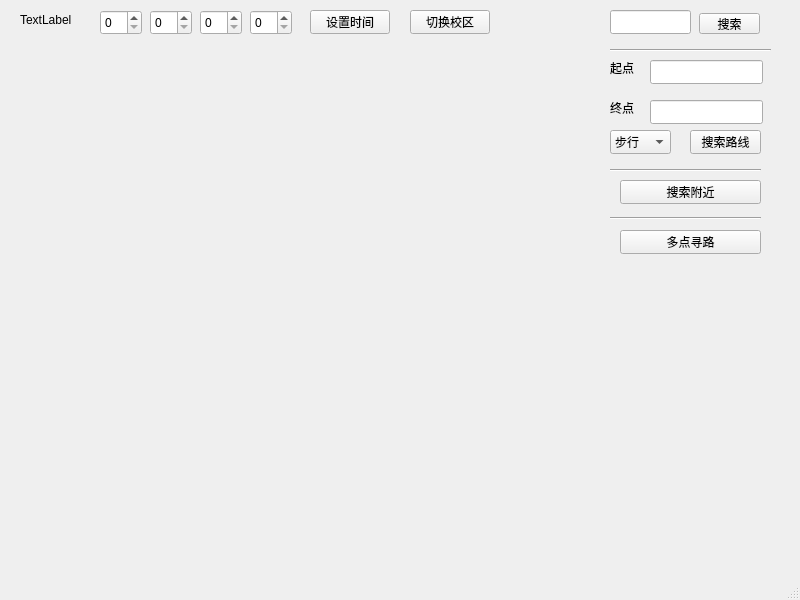
<?xml version="1.0" encoding="UTF-8"?>
<ui version="4.0">
 <class>MainWindow</class>
 <widget class="QMainWindow" name="MainWindow">
  <property name="geometry">
   <rect>
    <x>0</x>
    <y>0</y>
    <width>800</width>
    <height>600</height>
   </rect>
  </property>
  <property name="windowTitle">
   <string>MainWindow</string>
  </property>
  <widget class="QWidget" name="centralwidget">
   <widget class="QPushButton" name="pbt_switch">
    <property name="geometry">
     <rect>
      <x>410</x>
      <y>10</y>
      <width>80</width>
      <height>24</height>
     </rect>
    </property>
    <property name="text">
     <string>切换校区</string>
    </property>
   </widget>
   <widget class="QPushButton" name="pbt_search">
    <property name="geometry">
     <rect>
      <x>699</x>
      <y>13</y>
      <width>61</width>
      <height>21</height>
     </rect>
    </property>
    <property name="text">
     <string>搜索</string>
    </property>
   </widget>
   <widget class="QPushButton" name="pbt_searchnear">
    <property name="geometry">
     <rect>
      <x>620</x>
      <y>180</y>
      <width>141</width>
      <height>24</height>
     </rect>
    </property>
    <property name="text">
     <string>搜索附近</string>
    </property>
   </widget>
   <widget class="QPushButton" name="pbt_antfind">
    <property name="geometry">
     <rect>
      <x>620</x>
      <y>230</y>
      <width>141</width>
      <height>24</height>
     </rect>
    </property>
    <property name="text">
     <string>多点寻路</string>
    </property>
   </widget>
   <widget class="QLineEdit" name="le_search">
    <property name="geometry">
     <rect>
      <x>610</x>
      <y>10</y>
      <width>81</width>
      <height>24</height>
     </rect>
    </property>
   </widget>
   <widget class="QLineEdit" name="le_fp_begin">
    <property name="geometry">
     <rect>
      <x>650</x>
      <y>60</y>
      <width>113</width>
      <height>24</height>
     </rect>
    </property>
   </widget>
   <widget class="QLineEdit" name="le_fp_end">
    <property name="geometry">
     <rect>
      <x>650</x>
      <y>100</y>
      <width>113</width>
      <height>24</height>
     </rect>
    </property>
   </widget>
   <widget class="QLabel" name="lb_time">
    <property name="geometry">
     <rect>
      <x>20</x>
      <y>10</y>
      <width>60</width>
      <height>20</height>
     </rect>
    </property>
    <property name="text">
     <string>TextLabel</string>
    </property>
   </widget>
   <widget class="QSpinBox" name="sb_hour">
    <property name="geometry">
     <rect>
      <x>100</x>
      <y>10</y>
      <width>42</width>
      <height>25</height>
     </rect>
    </property>
    <property name="maximum">
     <number>23</number>
    </property>
   </widget>
   <widget class="QSpinBox" name="sb_min">
    <property name="geometry">
     <rect>
      <x>150</x>
      <y>10</y>
      <width>42</width>
      <height>25</height>
     </rect>
    </property>
    <property name="maximum">
     <number>59</number>
    </property>
   </widget>
   <widget class="QSpinBox" name="sb_sec">
    <property name="geometry">
     <rect>
      <x>200</x>
      <y>10</y>
      <width>42</width>
      <height>25</height>
     </rect>
    </property>
    <property name="maximum">
     <number>59</number>
    </property>
   </widget>
   <widget class="QSpinBox" name="sb_wday">
    <property name="geometry">
     <rect>
      <x>250</x>
      <y>10</y>
      <width>42</width>
      <height>25</height>
     </rect>
    </property>
    <property name="maximum">
     <number>6</number>
    </property>
   </widget>
   <widget class="QPushButton" name="pbt_settime">
    <property name="geometry">
     <rect>
      <x>310</x>
      <y>10</y>
      <width>80</width>
      <height>24</height>
     </rect>
    </property>
    <property name="text">
     <string>设置时间</string>
    </property>
   </widget>
   <widget class="QLabel" name="lb_fp_begin">
    <property name="geometry">
     <rect>
      <x>610</x>
      <y>60</y>
      <width>60</width>
      <height>16</height>
     </rect>
    </property>
    <property name="text">
     <string>起点</string>
    </property>
   </widget>
   <widget class="QLabel" name="lb_fp_end">
    <property name="geometry">
     <rect>
      <x>610</x>
      <y>100</y>
      <width>60</width>
      <height>16</height>
     </rect>
    </property>
    <property name="text">
     <string>终点</string>
    </property>
   </widget>
   <widget class="Line" name="line">
    <property name="geometry">
     <rect>
      <x>610</x>
      <y>40</y>
      <width>161</width>
      <height>20</height>
     </rect>
    </property>
    <property name="orientation">
     <enum>Qt::Horizontal</enum>
    </property>
   </widget>
   <widget class="Line" name="line_2">
    <property name="geometry">
     <rect>
      <x>610</x>
      <y>160</y>
      <width>151</width>
      <height>20</height>
     </rect>
    </property>
    <property name="orientation">
     <enum>Qt::Horizontal</enum>
    </property>
   </widget>
   <widget class="QComboBox" name="cb_velocity">
    <property name="geometry">
     <rect>
      <x>610</x>
      <y>130</y>
      <width>61</width>
      <height>24</height>
     </rect>
    </property>
    <property name="currentText">
     <string>步行</string>
    </property>
    <item>
     <property name="text">
      <string>步行</string>
     </property>
    </item>
    <item>
     <property name="text">
      <string>骑行</string>
     </property>
    </item>
   </widget>
   <widget class="QPushButton" name="pbt_findpath">
    <property name="geometry">
     <rect>
      <x>690</x>
      <y>130</y>
      <width>71</width>
      <height>24</height>
     </rect>
    </property>
    <property name="text">
     <string>搜索路线</string>
    </property>
   </widget>
   <widget class="Line" name="line_3">
    <property name="geometry">
     <rect>
      <x>610</x>
      <y>210</y>
      <width>151</width>
      <height>16</height>
     </rect>
    </property>
    <property name="orientation">
     <enum>Qt::Horizontal</enum>
    </property>
   </widget>
  </widget>
  <widget class="QMenuBar" name="menubar">
   <property name="geometry">
    <rect>
     <x>0</x>
     <y>0</y>
     <width>800</width>
     <height>21</height>
    </rect>
   </property>
  </widget>
  <widget class="QStatusBar" name="statusbar"/>
 </widget>
 <resources/>
 <connections/>
</ui>
